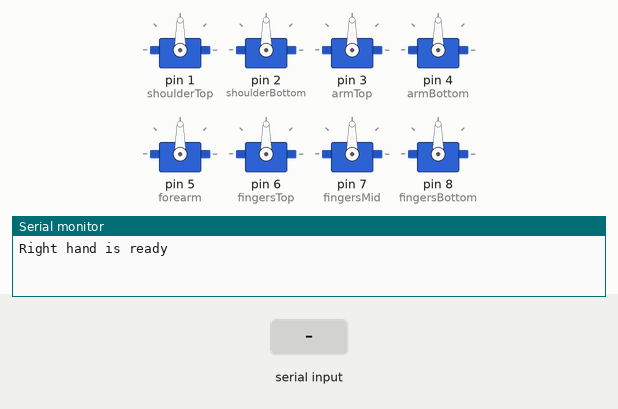
Simulated run of this sketch. Board: Arduino Uno, built with avr-gcc and run on an emulated ATmega328P. Parts: 8 × servo, the last lines printed to the serial monitor. Inputs (shaded band) come from the test bench.

Above: at 1.2 s.
1.3 s: "0" received over Serial
At 2.3 s:
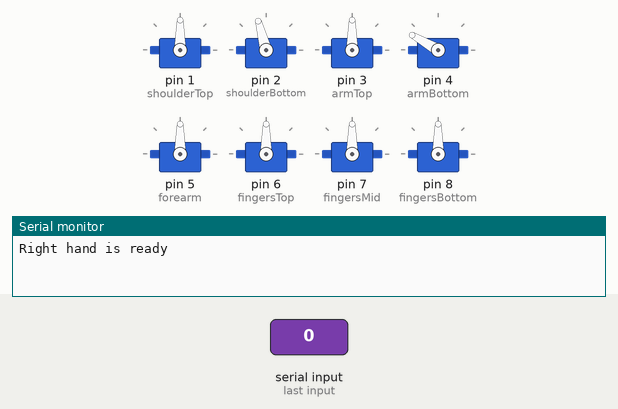
4.3 s: "1" received over Serial
At 6.0 s:
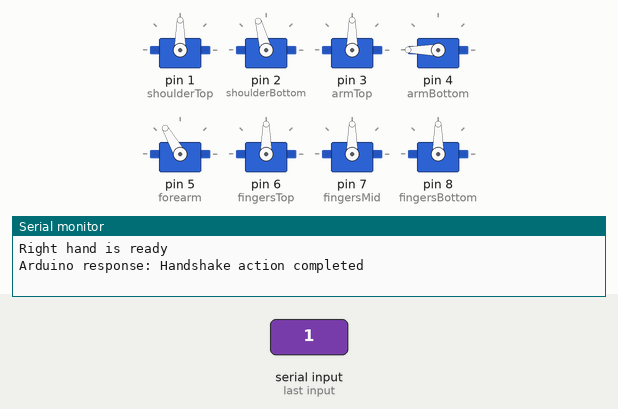
6.3 s: "0" received over Serial
At 8.9 s:
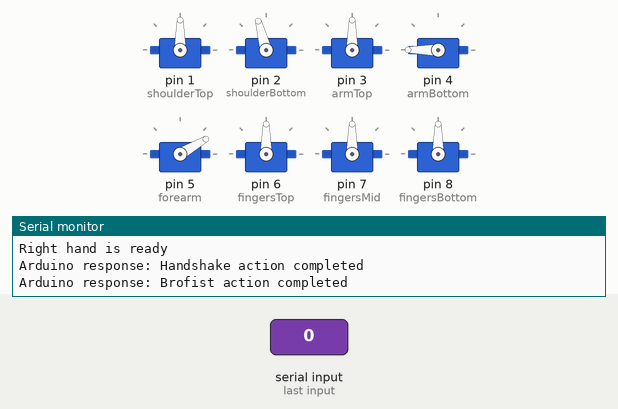
9.3 s: "1" received over Serial
At 12.8 s:
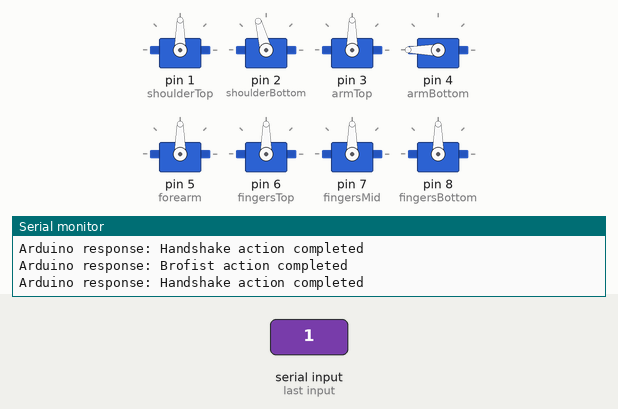
Timing chart, 0 to 16.3 s (numbered marks = the images above; inputs shaded):
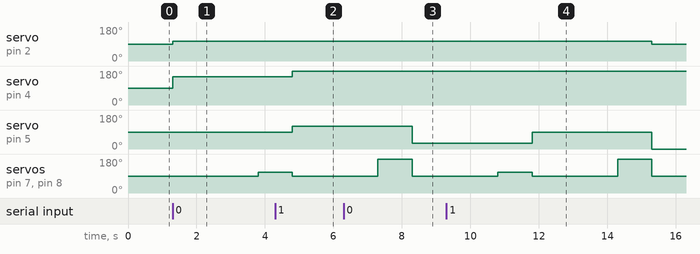

Measured:
- after the input at 1.3 s, servo on pin 2 (shoulderBottom): 90° → 105° at once; servo on pin 4 (armBottom): 90° → 150° at once; servo on pin 7 (fingersMid), servo on pin 8 (fingersBottom): 90° → 110° after 2.5 s
- after the input at 4.3 s, servo on pin 2 (shoulderBottom): stays 105° (without the input it goes to 90° after 0.50 s); servo on pin 4 (armBottom): 150° → 180° after 0.50 s; servo on pin 5 (forearm): 90° → 120° after 0.50 s
- after the input at 6.3 s, servo on pin 2 (shoulderBottom): stays 105° (without the input it goes to 90° after 2.0 s); servo on pin 4 (armBottom): stays 180° (without the input it goes to 150° after 2.0 s)
- after the input at 9.3 s, servo on pin 2 (shoulderBottom): 105° → 90° after 6.0 s instead of 2.5 s; servo on pin 5 (forearm): 30° → 90° after 2.5 s, → 0° 3.5 s later

The sketch:

rightHand.ino
```cpp
#include <Servo.h>

int impAction;

Servo shoulderTop;
Servo shoulderBottom;
Servo armTop;
Servo armBottom;
Servo forearm;
Servo fingersTop;
Servo fingersMid;
Servo fingersBottom;

void setup() {
  Serial.begin(9600);
  shoulderTop.attach(1);
  shoulderBottom.attach(2);
  armTop.attach(3);
  armBottom.attach(4);
  forearm.attach(5);
  fingersTop.attach(6);
  fingersMid.attach(7);
  fingersBottom.attach(8);
  Serial.println("Right hand is ready");
}

void loop() {
  int shoulderTopDegree = shoulderTop.read();
  int shoulderBottomDegree = shoulderBottom.read();
  int armTopDegree = armTop.read();
  int armBottomDegree = armBottom.read();
  int forearmDegree = forearm.read();
  int fingersTopDegree = fingersTop.read();
  int fingersMidDegree = fingersMid.read();
  int fingersBottomDegree = fingersBottom.read();
  if (Serial.available() > 0) {
    impAction = Serial.read();
    if(impAction == '0'){

      shoulderBottomDegree += 15;
      armBottomDegree += 60;
      shoulderBottom.write(shoulderBottomDegree);
      armBottom.write(armBottomDegree);

      delay(2500);

      fingersMidDegree += 20;
      fingersBottomDegree += 20;
      fingersMid.write(fingersMidDegree);
      fingersBottom.write(fingersBottomDegree);

      delay(1000);

      fingersMidDegree -= 20;
      fingersBottomDegree -= 20;
      fingersTopDegree += 30;
      fingersTopDegree -= 30;
      fingersMid.write(fingersMidDegree);
      fingersBottom.write(fingersBottomDegree);
      fingersTop.write(fingersTopDegree);
      fingersTop.write(fingersTopDegree);

      forearmDegree -= 60;
      shoulderBottomDegree -= 15;
      forearm.write(forearmDegree);
      shoulderBottom.write(shoulderBottomDegree);

      Serial.println("Arduino response: Handshake action completed");

    } else if (impAction == '1') {

      shoulderBottomDegree += 15;
      armBottomDegree += 60;
      forearmDegree += 90;
      shoulderBottom.write(shoulderBottomDegree);
      armBottom.write(armBottomDegree);
      forearm.write(forearmDegree);

      delay(2500);

      fingersMidDegree += 90;
      fingersBottomDegree += 90;
      fingersMid.write(fingersMidDegree);
      fingersBottom.write(fingersBottomDegree);

      delay(1000);

      fingersMidDegree -= 90;
      fingersBottomDegree -= 90;
      fingersTopDegree += 30;
      fingersTopDegree -= 30;
      fingersMid.write(fingersMidDegree);
      fingersBottom.write(fingersBottomDegree);
      fingersTop.write(fingersTopDegree);
      fingersTop.write(fingersTopDegree);

      forearmDegree -= 90;
      armBottomDegree -= 60;
      shoulderBottomDegree -= 15;
      forearm.write(forearmDegree);
      armBottom.write(armBottomDegree);
      shoulderBottom.write(shoulderBottomDegree);

      Serial.println("Arduino response: Brofist action completed");

    } else if (impAction == '2') {

      Serial.println("Arduino response: Pathfinder action completed");

    } else if (impAction == '3') {

      Serial.println("Arduino response: Bye action completed");

    } else if (impAction == '4') {

      Serial.println("Arduino response: Unknown action completed");

    }
  }
}
```
